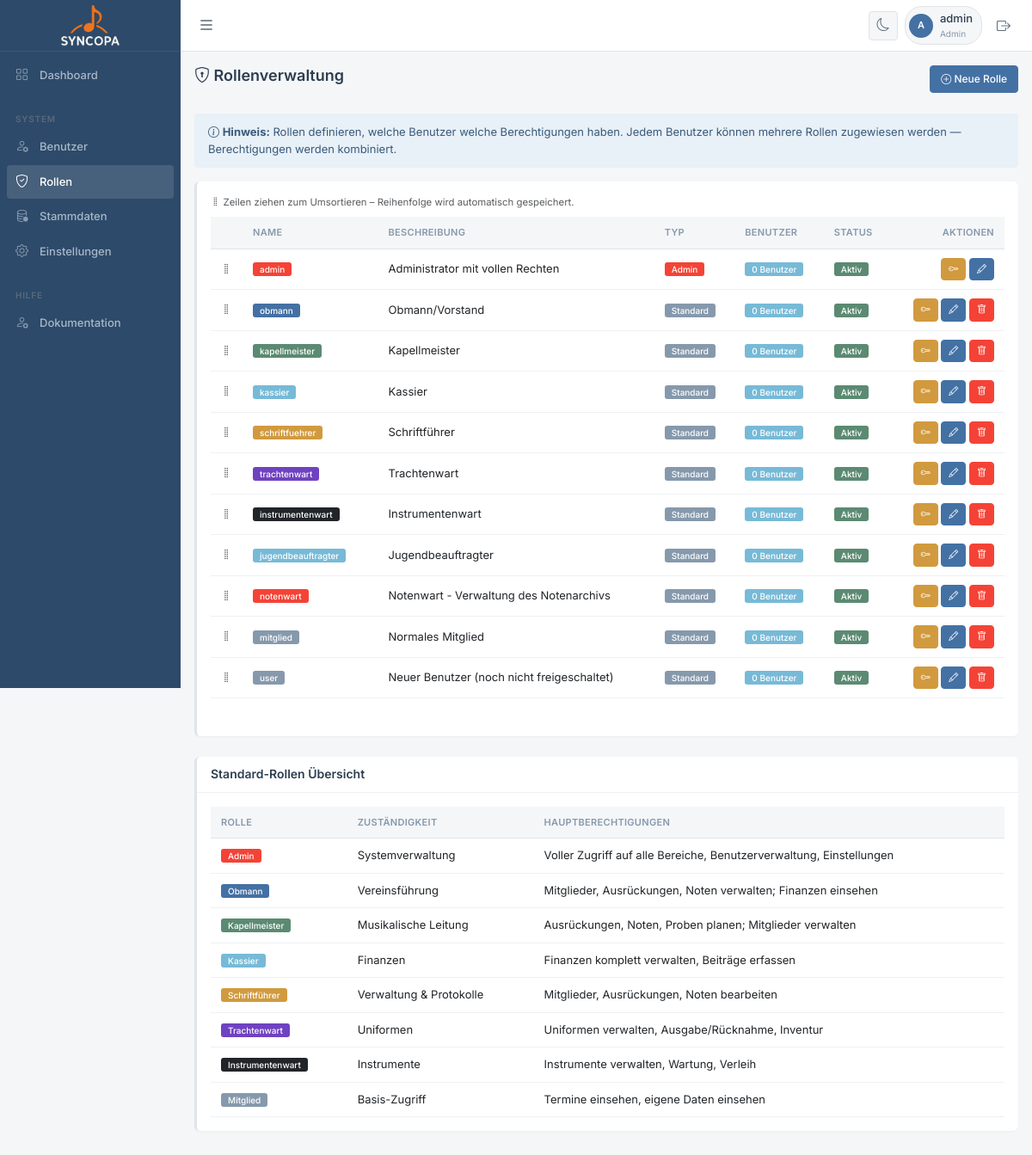
Page /rollen.php (signed in) on the committed database.
### tables this page shows
CREATE TABLE IF NOT EXISTS `rollen` (
  `id` int(11) NOT NULL AUTO_INCREMENT,
  `name` varchar(100) NOT NULL,
  `beschreibung` text DEFAULT NULL,
  `ist_admin` tinyint(1) DEFAULT 0,
  `farbe` varchar(20) DEFAULT 'secondary',
  `sortierung` int(11) DEFAULT 100,
  `aktiv` tinyint(1) DEFAULT 1,
  `erstellt_am` timestamp NULL DEFAULT current_timestamp(),
  PRIMARY KEY (`id`)
);

### classes/Database.php (called while the page is built, shortened)
<?php
class Database {
    private static $instance = null;
    private $conn;
    private function __construct() {
        try {
            $dsn = "mysql:host=" . DB_HOST . ";dbname=" . DB_NAME . ";charset=" . DB_CHARSET;
            $options = [
                PDO::ATTR_ERRMODE => PDO::ERRMODE_EXCEPTION,
                PDO::ATTR_DEFAULT_FETCH_MODE => PDO::FETCH_ASSOC,
                PDO::ATTR_EMULATE_PREPARES => false,
            ];
            $this->conn = new PDO($dsn, DB_USER, DB_PASS, $options);
        } catch (PDOException $e) {
            die("Datenbankverbindung fehlgeschlagen: " . $e->getMessage());
        }
    }
    public static function getInstance() {
        if (self::$instance === null) {
            self::$instance = new self();
        }
        return self::$instance;
    }
    public function query($sql, $params = []) {
        try {
            $stmt = $this->conn->prepare($sql);
            $stmt->execute($params);
            return $stmt;
        } catch (PDOException $e) {
            error_log("Datenbankfehler: " . $e->getMessage());
            throw $e;
        }
    }
    public function fetchAll($sql, $params = []) {
        return $this->query($sql, $params)->fetchAll();
    }
    public function fetchOne($sql, $params = []) {
        return $this->query($sql, $params)->fetch();
    }
    public function execute($sql, $params = []) {
        return $this->query($sql, $params);
    }
}

### classes/Session.php (called while the page is built, shortened)
<?php
class Session {
    public static function get($key, $default = null) {
        return $_SESSION[$key] ?? $default;
    }
    public static function has($key) {
        return isset($_SESSION[$key]);
    }
    public static function isLoggedIn() {
        return self::has('user_id');
    }
    public static function getUserId() {
        return self::get('user_id');
    }
    public static function getRollenIds(): array {
        return self::get('rollen_ids', []);
    }
    public static function checkPermission($modul, $aktion = 'lesen'): bool {
        $rollenIds = self::getRollenIds();
        if (empty($rollenIds) && self::isLoggedIn()) {
            $db = Database::getInstance();
            $rows = $db->fetchAll(
                "SELECT rolle_id FROM benutzer_rollen WHERE benutzer_id = ?",
                [self::getUserId()]
            );
            $rollenIds = array_column($rows, 'rolle_id');
        }
        if (empty($rollenIds)) return false;
        $db = Database::getInstance();
        $placeholders = implode(',', array_fill(0, count($rollenIds), '?'));
        $sql = "SELECT MAX(b.`{$aktion}`) as hat_recht
                FROM berechtigungen b
                JOIN rollen r ON r.name = b.rolle
                WHERE r.id IN ({$placeholders}) AND b.modul = ?";
        $params = array_merge(array_values($rollenIds), [$modul]);
        $result = $db->fetchOne($sql, $params);
        return $result && $result['hat_recht'] == 1;
    }
}

### rollen.php (the view, shortened to what this page needs)
<?php
$db = Database::getInstance();
$rollen = $db->fetchAll("SELECT * FROM rollen ORDER BY sortierung, name, id");
include 'includes/header.php';
?>
<div class="d-flex justify-content-between align-items-center mb-4">
    <h1 class="h2"><i class="bi bi-shield-lock"></i> Rollenverwaltung</h1>
    <a href="rolle_bearbeiten.php" class="btn btn-primary">
        <i class="bi bi-plus-circle"></i> Neue Rolle
    </a>
</div>
<div class="alert alert-info">
    <i class="bi bi-info-circle"></i>
    <strong>Hinweis:</strong> Rollen definieren, welche Benutzer welche Berechtigungen haben.
    Jedem Benutzer können mehrere Rollen zugewiesen werden — Berechtigungen werden kombiniert.
</div>
<div class="card">
    <div class="card-body">
        <div class="text-muted small mb-2"><i class="bi bi-grip-vertical"></i> Zeilen ziehen zum Umsortieren – Reihenfolge wird automatisch gespeichert.</div>
        <table class="table table-hover mb-0" id="rollenTable">
            <thead>
                <tr>
                    <th style="width:32px"></th>
                    <th>Name</th>
                    <th>Beschreibung</th>
                    <th>Typ</th>
                    <th>Benutzer</th>
                    <th>Status</th>
                    <th class="text-end">Aktionen</th>
                </tr>
            </thead>
            <tbody id="rollen-tbody">
                <?php foreach ($rollen as $rolle): ?>
                <?php
                $benutzer_count = $db->fetchOne("SELECT COUNT(*) as anzahl FROM benutzer_rollen WHERE rolle_id = ?", [$rolle['id']]);
                ?>
                <tr data-id="<?php echo $rolle['id']; ?>">
                    <td class="drag-handle text-muted" style="cursor:grab;user-select:none;vertical-align:middle">
                        <i class="bi bi-grip-vertical"></i>
                    </td>
                    <td>
                        <span class="badge bg-<?php echo htmlspecialchars($rolle['farbe']); ?> me-2">
                            <?php echo htmlspecialchars($rolle['name']); ?>
                        </span>
                    </td>
                    <td><?php echo htmlspecialchars($rolle['beschreibung'] ?? '-'); ?></td>
                    <td>
                        <?php if ($rolle['ist_admin']): ?>
                        <span class="badge bg-danger">Admin</span>
                        <?php else: ?>
                        <span class="badge bg-secondary">Standard</span>
                        <?php endif; ?>
                    </td>
                    <td>
                        <span class="badge bg-info"><?php echo $benutzer_count['anzahl']; ?> Benutzer</span>
                    </td>
                    <td>
                        <?php if ($rolle['aktiv']): ?>
                        <span class="badge bg-success">Aktiv</span>
                        <?php else: ?>
                        <span class="badge bg-secondary">Inaktiv</span>
                        <?php endif; ?>
                    </td>
                    <td class="text-end">
                        <a href="berechtigungen_bearbeiten.php?rolle_id=<?php echo $rolle['id']; ?>"
                           class="btn btn-sm btn-warning" title="Berechtigungen">
                            <i class="bi bi-key"></i>
                        </a>
                        <a href="rolle_bearbeiten.php?id=<?php echo $rolle['id']; ?>"
                           class="btn btn-sm btn-primary" title="Bearbeiten">
                            <i class="bi bi-pencil"></i>
                        </a>
                        <?php if (!$rolle['ist_admin'] && $benutzer_count['anzahl'] == 0): ?>
                        <a href="?delete=<?php echo $rolle['id']; ?>"
                           class="btn btn-sm btn-danger" title="Löschen"
                           onclick="return confirm('Rolle wirklich löschen?')">
                            <i class="bi bi-trash"></i>
                        </a>
                        <?php endif; ?>
                    </td>
                </tr>
                <?php endforeach; ?>
            </tbody>
        </table>
        <div id="sort-status" class="text-muted small mt-2" style="min-height:20px"></div>
    </div>
</div>
<div class="row mt-4">
    <div class="col-md-12">
        <div class="card">
            <div class="card-header">
                <h5 class="mb-0">Standard-Rollen Übersicht</h5>
            </div>
            <div class="card-body">
                <table class="table table-sm">
                    <thead>
                        <tr>
                            <th>Rolle</th>
                            <th>Zuständigkeit</th>
                            <th>Hauptberechtigungen</th>
                        </tr>
                    </thead>
                    <tbody>
                        <tr>
                            <td><span class="badge bg-danger">Admin</span></td>
                            <td>Systemverwaltung</td>
                            <td>Voller Zugriff auf alle Bereiche, Benutzerverwaltung, Einstellungen</td>
                        </tr>
                        <tr>
                            <td><span class="badge bg-primary">Obmann</span></td>
                            <td>Vereinsführung</td>
                            <td>Mitglieder, Ausrückungen, Noten verwalten; Finanzen einsehen</td>
                        </tr>
                        <tr>
                            <td><span class="badge bg-success">Kapellmeister</span></td>
                            <td>Musikalische Leitung</td>
                            <td>Ausrückungen, Noten, Proben planen; Mitglieder verwalten</td>
                        </tr>
                        <tr>
                            <td><span class="badge bg-info">Kassier</span></td>
                            <td>Finanzen</td>
                            <td>Finanzen komplett verwalten, Beiträge erfassen</td>
                        </tr>
                        <tr>
                            <td><span class="badge bg-warning">Schriftführer</span></td>
                            <td>Verwaltung & Protokolle</td>
                            <td>Mitglieder, Ausrückungen, Noten bearbeiten</td>
                        </tr>
                        <tr>
                            <td><span class="badge bg-purple">Trachtenwart</span></td>
                            <td>Uniformen</td>
                            <td>Uniformen verwalten, Ausgabe/Rücknahme, Inventur</td>
                        </tr>
                        <tr>
                            <td><span class="badge bg-dark">Instrumentenwart</span></td>
                            <td>Instrumente</td>
                            <td>Instrumente verwalten, Wartung, Verleih</td>
                        </tr>
                        <tr>
                            <td><span class="badge bg-secondary">Mitglied</span></td>
                            <td>Basis-Zugriff</td>
                            <td>Termine einsehen, eigene Daten einsehen</td>
                        </tr>
                    </tbody>
                </table>
            </div>
        </div>
    </div>
</div>
<?php include 'includes/footer.php'; ?>

### includes/header.php (style rules this page uses)
:root { --c-primary: #4471A3; --c-primary-light: #5496cb; --c-success: #5b8a72; --c-warning: #D19A3E; --c-danger: #F44336; --c-info: #77bad7; --sidebar-w: 210px; --topbar-h: 60px; --radius: 4px; --radius-lg: 6px; --shadow-sm: 0 1px 2px rgba(0,0,0,0.04); --transition: 0.2s ease; }
[data-theme="light"] { --bg-body: #f5f6f8; --bg-card: #ffffff; --bg-sidebar: #2d4a6a; --bg-input: #ffffff; --border: #e0e4e8; --border-light: #eef0f2; --text-primary: #2c3e50; --text-secondary: #5a6c7d; --text-muted: #8699ac; --sidebar-text: #a8b8c8; --sidebar-hover: rgba(255,255,255,0.06); --sidebar-active: rgba(255,255,255,0.12); }
* { font-family: 'Inter', system-ui, sans-serif; -webkit-tap-highlight-color: transparent; box-sizing: border-box; }
body { background: var(--bg-body); color: var(--text-primary); font-size: 13px; line-height: 1.5; overflow-x: hidden; margin: 0; }
a { text-decoration: none !important; color: inherit; }
.card { background: var(--bg-card); border: none; border-radius: var(--radius-lg); box-shadow: var(--shadow-sm); margin-bottom: 16px; border-left: 3px solid var(--border); }
.card-header { background: transparent; border-bottom: 1px solid var(--border-light); padding: 12px 16px; font-weight: 600; font-size: 13px; color: var(--text-primary); }
.card-body { padding: 16px; }
.bg-primary { background-color: var(--c-primary) !important; }
.bg-success { background-color: var(--c-success) !important; }
.bg-warning { background-color: var(--c-warning) !important; color: #fff !important; }
.bg-info { background-color: var(--c-info) !important; }
.bg-danger { background-color: var(--c-danger) !important; }
.bg-secondary { background-color: var(--text-muted) !important; }
.btn { font-size: 12px; font-weight: 500; padding: 6px 12px; border-radius: var(--radius); transition: all var(--transition); }
.btn-sm { padding: 4px 8px; font-size: 11px; }
.btn-primary { background: var(--c-primary); border-color: var(--c-primary); }
.btn-warning { background: var(--c-warning); border-color: var(--c-warning); color: #fff; }
.btn-danger { background: var(--c-danger); border-color: var(--c-danger); }
.table { font-size: 13px; color: var(--text-primary); margin-bottom: 0; }
.table thead th { font-size: 11px; font-weight: 600; text-transform: uppercase; letter-spacing: 0.3px; color: var(--text-muted); background: var(--bg-body); border-bottom: 1px solid var(--border); padding: 10px 12px; white-space: nowrap; }
.table td { padding: 10px 12px; vertical-align: middle; border-bottom: 1px solid var(--border-light); }
.alert { font-size: 13px; padding: 12px 16px; border-radius: var(--radius); border: none; margin-bottom: 16px; }
.alert-info { background: #e8f0f8; color: #3a5a7a; }
.badge { font-size: 10px; font-weight: 500; padding: 3px 8px; border-radius: 3px; }
h1.h2, .h1, .h2 { font-size: 18px; font-weight: 600; color: var(--text-primary); }
h5 { font-size: 14px; font-weight: 600; }

### rollen.php (style rules this page uses)
.badge.bg-purple { background-color: #6f42c1 !important; }

### rows in the picture
rollen: name "admin", beschreibung "Administrator mit vollen Rechten", ist_admin "Admin", anzahl "0", aktiv "Aktiv"
rollen: name "obmann", beschreibung "Obmann/Vorstand", ist_admin "Standard", anzahl "0", aktiv "Aktiv"
rollen: name "kapellmeister", beschreibung "Kapellmeister", ist_admin "Standard", anzahl "0", aktiv "Aktiv"
rollen: name "kassier", beschreibung "Kassier", ist_admin "Standard", anzahl "0", aktiv "Aktiv"
rollen: name "schriftfuehrer", beschreibung "Schriftführer", ist_admin "Standard", anzahl "0", aktiv "Aktiv"
rollen: name "trachtenwart", beschreibung "Trachtenwart", ist_admin "Standard", anzahl "0", aktiv "Aktiv"
rollen: name "instrumentenwart", beschreibung "Instrumentenwart", ist_admin "Standard", anzahl "0", aktiv "Aktiv"
rollen: name "jugendbeauftragter", beschreibung "Jugendbeauftragter", ist_admin "Standard", anzahl "0", aktiv "Aktiv"
rollen: name "notenwart", beschreibung "Notenwart - Verwaltung des Notenarchivs", ist_admin "Standard", anzahl "0", aktiv "Aktiv"
rollen: name "mitglied", beschreibung "Normales Mitglied", ist_admin "Standard", anzahl "0", aktiv "Aktiv"
rollen: name "user", beschreibung "Neuer Benutzer (noch nicht freigeschaltet)", ist_admin "Standard", anzahl "0", aktiv "Aktiv"

### other values in the picture
substr(Session::getUsername(), 0, 1) "A"
Session::getUsername() "admin"
Session::getRole() "Admin"
